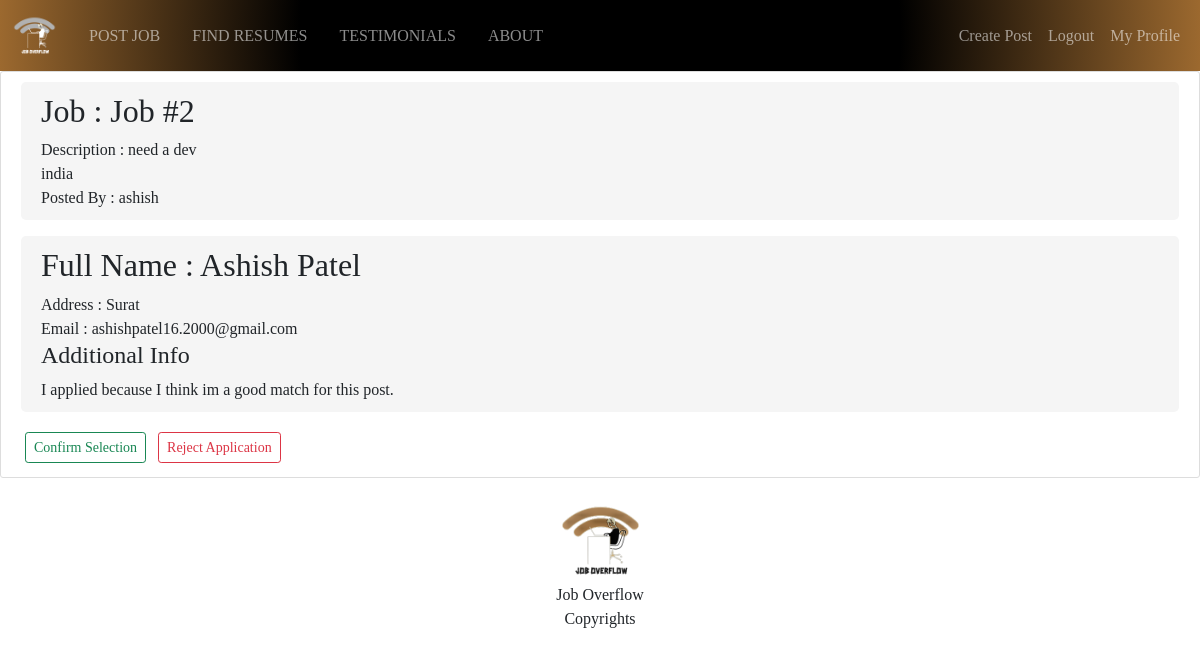
The page /jobs/application/2/ (signed in) on the database its author committed.
### jobs/models.py (models this page shows, shortened)
class JobPost(models.Model):
    title = models.CharField(max_length=200)
    description = models.TextField()
    recruiter = models.ForeignKey(User, on_delete=models.CASCADE)
    company = models.CharField(max_length=200, default="", null=True)
    stipend = models.FloatField(blank=True, null=True)
    location = models.CharField(max_length=255)
    link = models.URLField(null=True, blank=True)
    date_posted = models.DateTimeField(default=timezone.now)
    skills_req = models.CharField(
        max_length=200, default="No skills required.", null=True)

class JobApplication(models.Model):
    job = models.ForeignKey(
        JobPost, related_name='job_application', on_delete=models.CASCADE)
    applicant = models.ForeignKey(
        User, related_name='job_applicant', on_delete=models.CASCADE)
    date_applied = models.DateTimeField(default=timezone.now)
    full_name = models.CharField(max_length=200, blank=False)
    address = models.CharField(max_length=255, blank=False)
    resume = models.FileField(
        null=True, upload_to="applicant_resumes", blank=True)
    email = models.EmailField(blank=False)
    additional_info = models.CharField(max_length=500, blank=True)

### jobs/views.py (the view)
def view_applications(request, pk):
    obj = JobApplication.objects.filter(id=pk)
    logged_user = request.user
    rec = obj.first().job.recruiter
    if logged_user == rec:
        is_rec = 1
    context = {
        'applications': obj,
        'object': JobPost.objects.filter(id=pk).first(),
        'is_recruiter': is_rec
    }
    return render(request, 'jobs/view_applications.html', context)

### jobs/templates/jobs/view_applications.html (shortened to what this page needs)
{% extends 'jobs/base.html' %} {% block content %}
<article class="content-section">
	<div class="job-update">
		<h2 class="article-title">Job : {{ object.title }}</h2>
		<p class="article-content">Description : {{ object.description }}</p>
		<p class="font-weight-bold">{{ object.location }}</p>
		<p class="font-weight-light">Posted By : {{ object.recruiter }}</p>
	</div>
	{% if is_recruiter %} {% for application in applications %}
	<div class="job-update my-3">
		<h2 class="article-title">Full Name : {{ application.full_name }}</h2>
		<p class="article-content">Address : {{ application.address }}</p>
		<p class="font-weight-light">Email : {{ application.email }}</p>
		{% if application.additional_info %}
		<h4>Additional Info</h4>
		<p class="font-weight-light">{{ application.additional_info }}</p>
		{% endif %}
	</div>
	<div>
		<a class="btn btn-sm btn-outline-success my-1 mx-1" href="#"
			>Confirm Selection</a
		>
		<a class="btn btn-sm btn-outline-danger my-1 mx-1" href="#"
			>Reject Application</a
		>
	</div>
	{% endfor %} {% endif %}
</article>
{% endblock content %}

### jobs/static/jobs/main.css (style rules this page uses)
* { margin: 0; padding: 0; font-family: "Bree Serif", serif; }
.job-update { background: whitesmoke; padding: 10px 20px; border-radius: 5px; }
.job-update p { margin-bottom: 0 !important; }
.content-section { background: #ffffff; padding: 10px 20px; border: 1px solid #dddddd; border-radius: 3px; margin-bottom: 20px; }

### rows shown on the page
JobPost: title "Job #2", description "need a dev", location "india", recruiter "ashish"
JobApplication: full_name "Ashish Patel", address "Surat", email "ashishpatel16.2000@gmail.com", additional_info "I applied because I think im a good match for this post."
